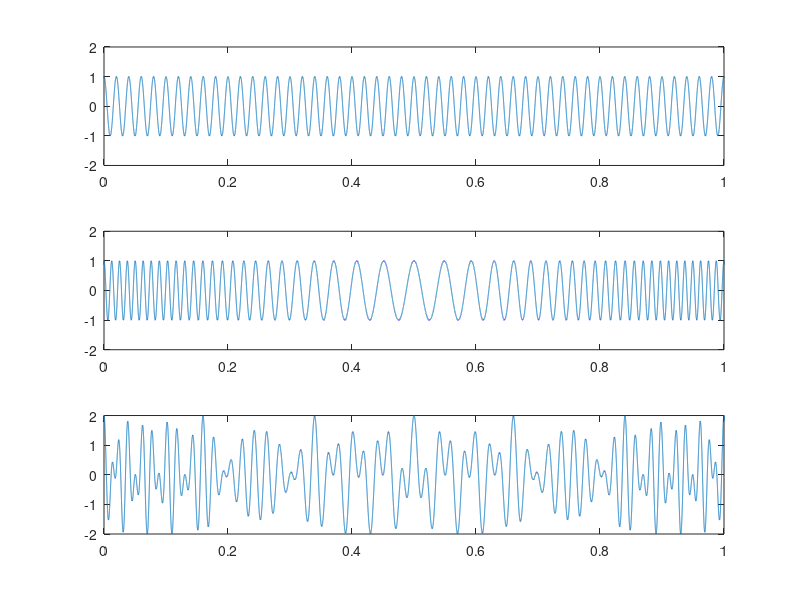

This chart was generated by the following MATLAB code:
T = 20;
dt = 1e-5;

t = [ -T/2 : dt : T/2 ];

x1 = cos( 100 * pi * t );
x2 = cos( 100 * pi * t + 30 * sin(2 * pi * t) );
x3 = x1 + x2;

subplot( 3, 1, 1 )
plot( t, x1 )
axis( [ 0, +1, -2, 2 ] )
subplot( 3, 1, 2 )
plot( t, x2 )
axis( [ 0, +1, -2, 2 ] )
subplot( 3, 1, 3 )
plot( t, x3 )
axis( [ 0, +1, -2, 2 ] )

P1 = mean(x1 .^ 2);
P2 = mean(x2 .^ 2);
P3 = mean(x3 .^ 2);

disp( [ P1; P2; P3 ] )